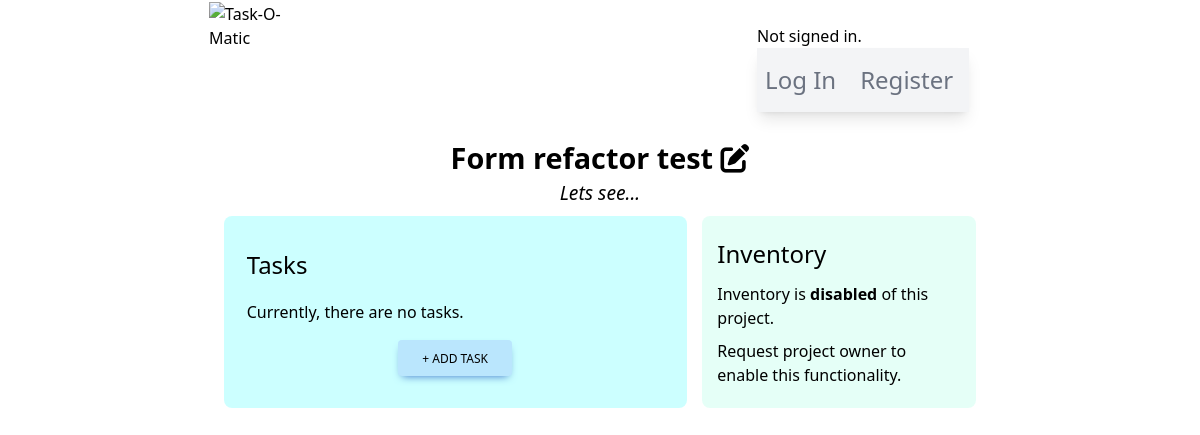
/project/4/, run on an earlier commit of the app's database.
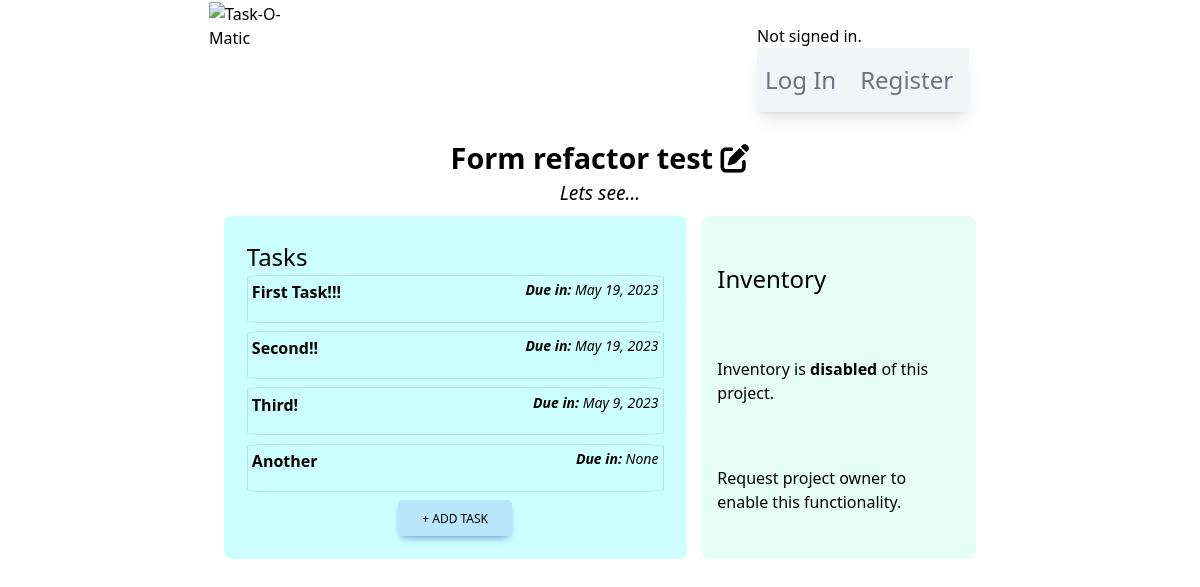
And on a later commit of the database.
### taskomatic/models.py (models this page shows, shortened)
class Project(models.Model):
    user = models.ForeignKey(User, on_delete=models.CASCADE)
    owner = models.CharField(max_length=80)
    projectName = models.CharField(max_length=160)
    projectDescription = models.CharField(max_length=350)
    hasDeadline = models.BooleanField(default=False)
    hasInventory = models.BooleanField(default=False)
    hasTasks = models.BooleanField(default=False)
    creationDate = models.DateField(null=True, blank=True)
    deadlineDate = models.DateField(null=True, blank=True)

class Tasks(models.Model):
    PRIORITY_LEVELS = [tuple([x,x]) for x in range(1,11)]
    projectId = models.ForeignKey(Project, on_delete=models.CASCADE)
    taskCreator = models.CharField(max_length=80)
    taskName = models.CharField(max_length=160)
    taskDescription = models.CharField(max_length=350)
    taskDeadline = models.DateField(null=True, blank=True)
    taskImportance = models.PositiveIntegerField(default=PRIORITY_LEVELS[0], choices=PRIORITY_LEVELS, validators=[MinValueValidator(1), MaxValueValidator(10)])
    taskLimitAlert = models.DateField(null=True, blank=True)
    taskCreationDate = models.DateField(null=True, blank=True)

### taskomatic/views.py (the view)
# urls.py: path("project/<str:pk>/", views.project_view, name="projectPage")
def project_view(request, pk):
    project = Project.objects.filter(id=pk)
    tasks = Tasks.objects.filter(projectId = pk)
    inventory = Inventory.objects.filter(projectId = pk)
    return render(request, "taskomatic/projectPage.html", {
        'project': project,
        'tasks': tasks,
        'inventory': inventory,
        'taskForm': TaskForm(),
        'inventoryForm': InventoryForm()
    })

### taskomatic/templates/taskomatic/projectPage.html (shortened to what this page needs)
{% extends "./layout.html" %}
{% load static %}
{% block body %}
<div id="projectPageMainContainer">
    {% for item in project %}
    <h2>
        {{ item.projectName }}
        <form style="display: inline-block;" method="POST" action="{% url 'editProject' %}" name="editForm">
            <i id="editIcon" class="fa-solid fa-pen-to-square cursor-pointer"></i>
        </form>
    </h2>
    <p class="descriptiveParagraph">{{ item.projectDescription }}</p>
    <div id="tasksAndInventorySection">
        <span id="tasksContainer">
            <h3>Tasks</h3>
            {% if item.hasTasks %}
                {% if tasks %}
                    {% for task in tasks %}
            <div class="taskInstancesContainer">
                <span class="inline-block font-bold">{{ task.taskName }}</span>
                <span class="inline-block font-medium italic text-sm"><b>Due in:</b> {{ task.taskDeadline }}</span>
            </div>
                    {% endfor %}
            <button type="button" class="addTaskButton inline-block rounded bg-sky-200 px-6 pb-2 pt-2.5 text-xs font-medium uppercase leading-normal
            text-black shadow-[0_4px_9px_-4px_#3b71ca] transition duration-150 ease-in-out hover:bg-sky-300 max-w-s self-center">
                + Add Task
            </button>
                {% else %}
            <p>Currently, there are no tasks.</p>
            <button type="button" class="addTaskButton inline-block rounded bg-sky-200 px-6 pb-2 pt-2.5 text-xs font-medium uppercase leading-normal
            text-black shadow-[0_4px_9px_-4px_#3b71ca] transition duration-150 ease-in-out hover:bg-sky-300 max-w-s self-center">
                + Add Task
            </button>
                {% endif %}
            {% else %}
            <p>Tasks are <b>disabled</b> of this project.</p>
            <p>Request project owner to enable this functionality.</p>
            {% endif %}
        </span>
        <span id="inventoryContainer">
            <h3>Inventory</h3>
            {% if item.hasInventory %}
                {% if inventory %}
                    {% for inventoryItem in inventory %}
            <p>{{ inventoryItem.itemName }}</p>
                    {% endfor %}
            <button type="button" class="addInventoryButton inline-block rounded bg-sky-200 px-6 pb-2 pt-2.5 text-xs font-medium uppercase leading-normal
            text-black shadow-[0_4px_9px_-4px_#3b71ca] transition duration-150 ease-in-out hover:bg-sky-300 max-w-s self-center">
                + Add Inventory
            </button>
                {% else %}
            <p>Currently, there is no inventory.</p>
            <button type="button" class="addInventoryButton inline-block rounded bg-sky-200 px-6 pb-2 pt-2.5 text-xs font-medium uppercase leading-normal
            text-black shadow-[0_4px_9px_-4px_#3b71ca] transition duration-150 ease-in-out hover:bg-sky-300 max-w-s self-center">
                + Add Inventory
            </button>
                {% endif %}
            {% else %}
            <p>Inventory is <b>disabled</b> of this project.</p>
            <p>Request project owner to enable this functionality.</p>
            {% endif %}
        </span>
    </div>
    {% endfor %}
</div>
{% endblock %}

### taskomatic/templates/taskomatic/layout.html (shortened to what this page needs)
{% load static %}
<!DOCTYPE html>
<html lang="en">
<head>
    <link href="{% static 'taskomatic/styles.css' %}" rel="stylesheet">
    <link rel="stylesheet" href="https://cdnjs.cloudflare.com/ajax/libs/font-awesome/6.4.0/css/all.min.css"
/>
    <script src="https://cdn.tailwindcss.com"></script>
</head>
<body>
    <header>
        <a href="{% url 'index' %}"><img id="taskLogo" src="https://escrituras-eremitas.com/wp-content/uploads/2023/04/task-O-maticLogo.png" alt="Task-O-Matic"></a>
        <div class="navSection">
            <div>
                {% if user.is_authenticated %}
                    Signed in as <strong>{{ user.username }}</strong>.
                {% else %}
                    Not signed in.
                {% endif %}
            </div>
                <ul class="relative max-w-2xl flex flex-wrap items-center justify-between py-4 bg-gray-100 text-gray-500
                hover:text-gray-700 focus:text-gray-700 shadow-lg navbar navbar-expand-lg navbar-light">
                    {% if user.is_authenticated %}
                        <li class="nav-item pr-2">
                            <a class="nav-link text-2xl text-gray-500 hover:text-gray-700
                            focus:text-gray-700 p-2" href="{% url 'logout' %}">Log Out</a>
                        </li>
                        <li class="nav-item pr-2">
                            <a class="nav-link text-2xl text-gray-500 hover:text-gray-700
                            focus:text-gray-700 p-2" href="{% url 'newProject' %}">New Project</a>
                        </li>
                    {% else %}
                        <li class="nav-item pr-2">
                            <a class="nav-link text-2xl text-gray-500 hover:text-gray-700
                            focus:text-gray-700 p-2" href="{% url 'login' %}">Log In</a>
                        </li>
                        <li class="nav-item pr-2">
                            <a class="nav-link text-2xl text-gray-500 hover:text-gray-700
                            focus:text-gray-700 p-2" href="{% url 'register' %}">Register</a>
                        </li>
                    {% endif %}
                </ul>
            </div>
    </header>
    {% block body %}
    {% endblock %}
</body>
</html>

### taskomatic/static/taskomatic/styles.css (style rules this page uses)
html { font-size: 16px; }
* { margin: 0; padding: 0; box-sizing: border-box; }
h2 { font-size: 1.8rem !important; font-weight: 600 !important; }
h3 { font-size: 1.5rem !important; font-weight: 500 !important; }
header { display: flex; justify-content: space-around; }
#taskLogo { max-width: 30rem; margin: 2%; }
.navSection { max-width: 20rem; margin: 2%; }
#projectPageMainContainer { display: flex; flex-direction: column; align-items: center; width: 80%; margin: 0 auto; }
.descriptiveParagraph { font-size: 1.2rem; font-style: italic; }
#tasksAndInventorySection { display: flex; justify-content: space-between; width: 80%; }
#tasksContainer { display: flex; flex-direction: column; justify-content: space-around; background-color: rgba(0, 255, 255, 0.2); border-radius: 0.5rem; min-height: 12rem; min-width: 14rem; width: 90%; margin: 1%; padding: 3%; }
#inventoryContainer { display: flex; flex-direction: column; justify-content: space-around; background-color: rgba(127, 255, 212, 0.2); border-radius: 0.5rem; min-height: 12rem; min-width: 16rem; margin: 1%; padding: 2%; }
.taskInstancesContainer { display: flex; justify-content: space-between; min-height: 3rem; border: 1px solid rgba(127, 155, 112, 0.3); border-radius: 5%; padding: 1%; margin-bottom: 2%; }

What changed in the data, as far as the page shows it:
shown differently, row unchanged: Project "Form refactor test": no longer shows "Currently, there are no tasks."
added Tasks: taskName "First Task!!!", taskDeadline "May 19, 2023"
added Tasks: taskName "Second!!", taskDeadline "May 19, 2023"
added Tasks: taskName "Third!", taskDeadline "May 9, 2023"
added Tasks: taskName "Another", taskDeadline "None"
